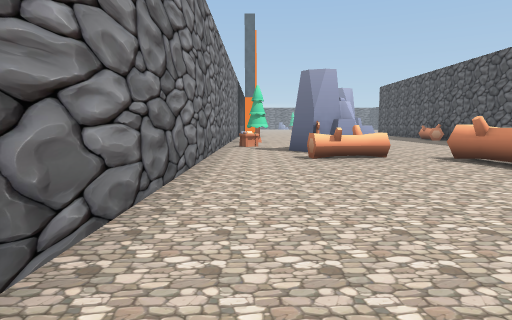
view 1 (above)

22 first-person views from a walk through a Unity game level. The camera is 1.2 m above the floor, tilts 6° down and sees 75° across. The floor is counted in squares, 2 m on a side. Each view is taken from the middle of a square. On the plan, view 1 faces up. The plan holds only what a view shows up to about 10 squares ahead; the rest is blank. The place goes on beyond the plan. The player character is not drawn. Some animated figures are not drawn.

view 2
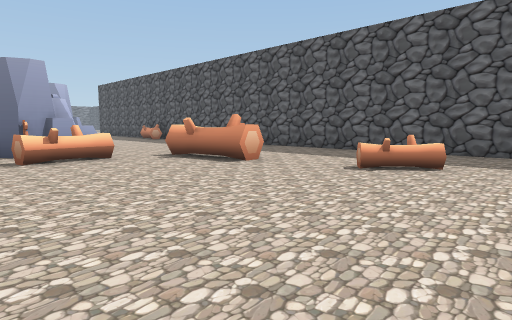

view 3
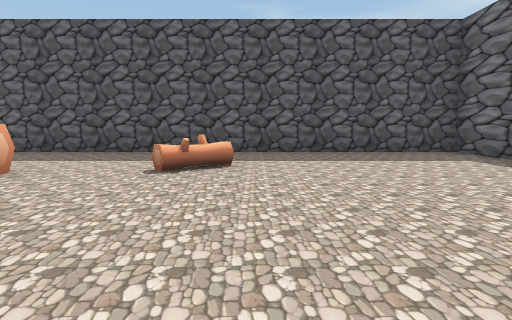

view 4
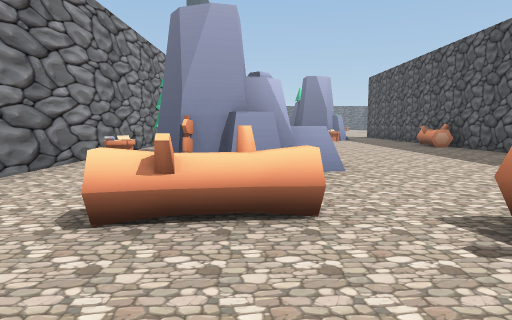

view 5
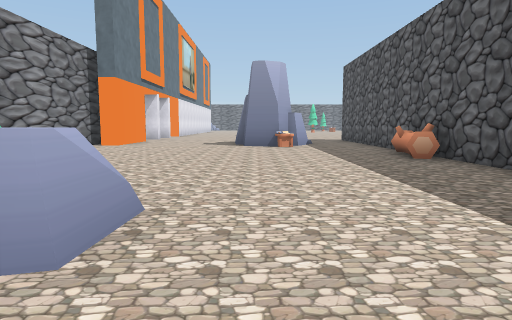

view 6
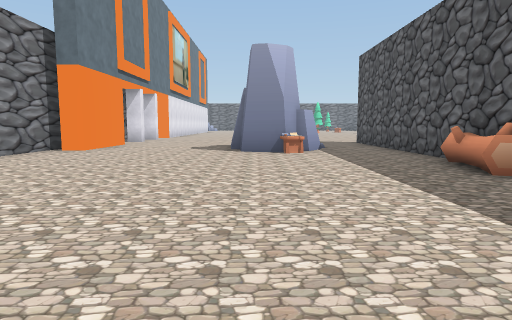

view 7
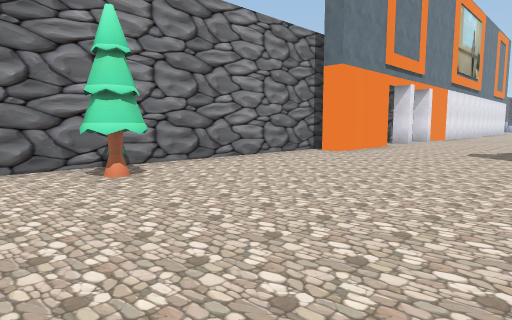

view 8
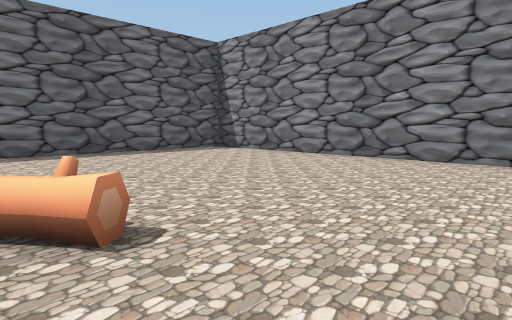

view 9
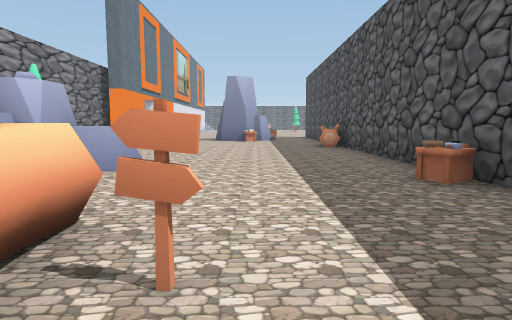

view 10
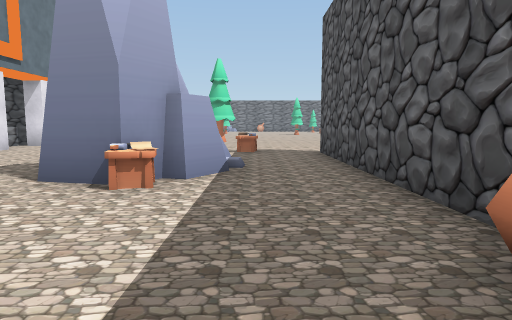

view 11
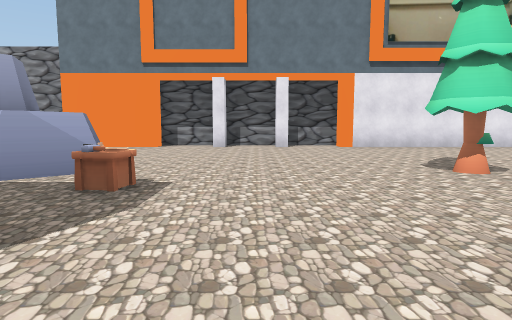

view 12
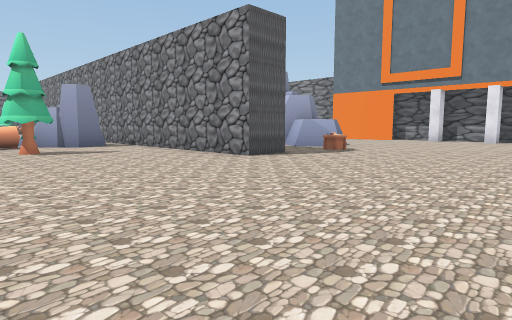

view 13
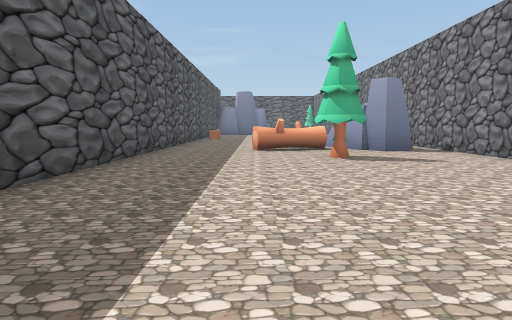

view 14
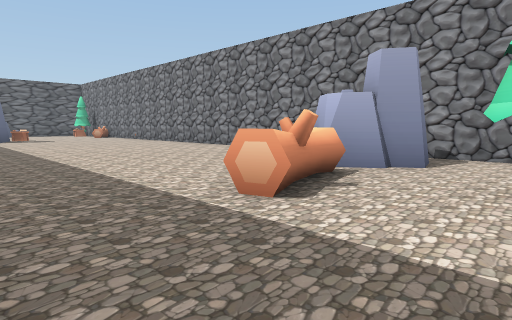

view 15
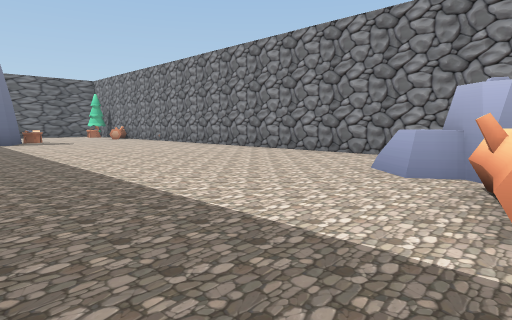

view 16
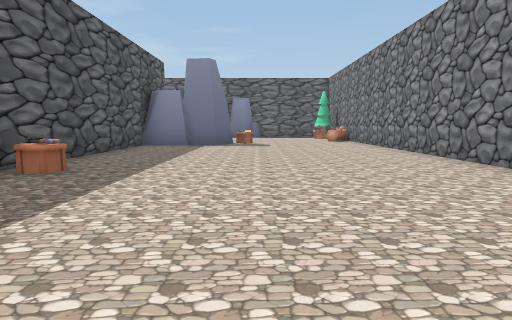

view 17
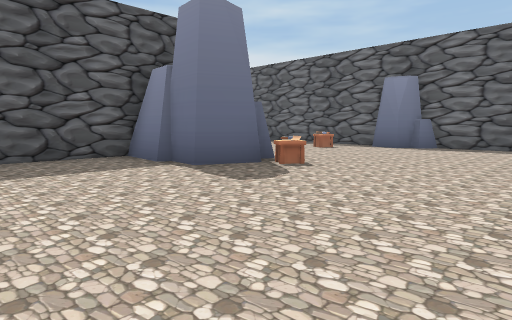

view 18
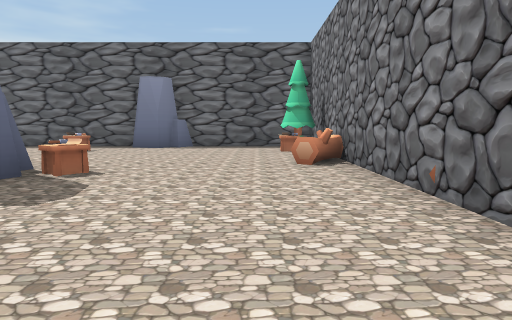

view 19
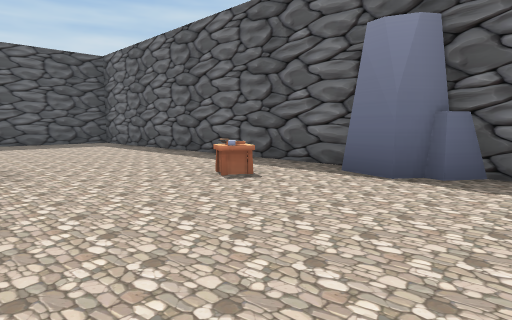

view 20
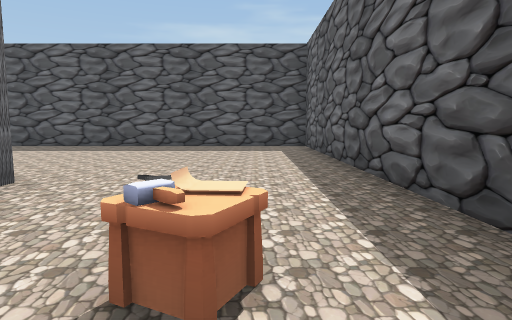

view 21
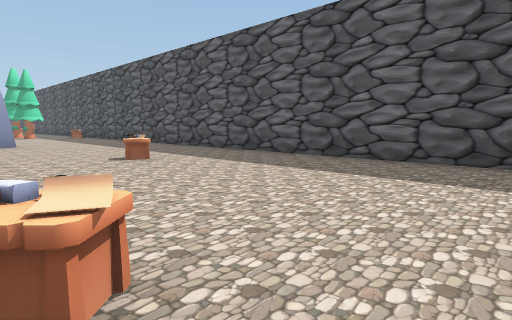

view 22
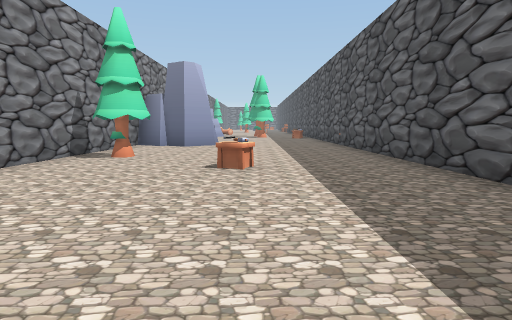

### Floor plan
Points are (right, up) in squares from view 1. A wall is a line through its corners. A room is listed if a view was taken in it or the views show most of it. See-through windows are left out.
Room 1 (views 1, 2, 3, 4, 5, 6, 7, 8, 9, 10)
walls: (4, 6) (4.1, 5.3); (4, 5.5) (4.1, 5); (3.6, 5.3) (3.4, 5.9); (3.7, 4.6) (3.6, 5.5); (4.5, 4.2) (3.7, 4.1) (3.7, 4.7); (6.9, 13.3) (7, 14); (5.6, 17.5) (5.1, 16.7) (4.9, 16.8) (4.6, 16.4) (3.7, 16.6) (3.6, 17.4); (-0.9, 17.5) (-0.9, -3.4) (4.1, -3.4); (5.7, -3.4) (7.4, -3.4) (7.4, 20.3); (4.7, 19.9) (5.3, 19.2) (5, 18.7); (0, 19.3) (0, 16.8) (-0.6, 16.8)
low walls: (2.5, 6.1) (1.9, 6); (2, 6) (1.4, 5.9); (1.6, 6) (1, 5.8) (1, 6.3); (4.5, 2.4) (4.7, 2); (7.3, 12.8) (6.8, 13) (6.9, 13.4); (4.7, 1.6) (4.4, 2); (7, 13.9) (7, 14.5); (4.9, 1.3) (4.7, 1.7); (5.4, 19.1) (5.1, 18.6); (6, 20.7) (5.9, 20.3) (5.5, 20.4)
ways out: opening at (2, 19) to room 2; opening at (7, 20) to room 2
objects: other object (0, 9); tree (0, 12); signpost (1, 7); rock (1, 7) to (3, 9); signpost (5, 5); other object (6, 16); other object (7, 7); other object (7, 8); other object (7, 20)
Room 2 (views 11, 12, 13, 14, 15, 16, 17, 18, 19, 20, 21, 22)
walls: (12.6, 14.7) (11.8, 14.4); (15.4, 12.9) (15.4, 20); (12.3, 15) (12.9, 15.3) (13.1, 14.7); (11.2, 14.8) (11.8, 14.9) (12.6, 15.1); (16.4, 12.1) (16.4, 6.5); (18.8, 12) (18, 11.4) (16.7, 12.2); (7.4, 20.3) (8.5, 20.3) (8.5, -3.4) (22.6, -3.4) (22.6, 11.5); (15.4, 3.1) (15.4, 8.6); (4.4, 19.7) (5.3, 19.2); (13.1, 2.7) (13.2, 3.1) (15.4, 2.9); (3.5, 18.5) (4.5, 18.9); (-0.6, 19.3) (0, 19.3); (-0.6, 21.2) (0, 21.2) (0, 20.8); (0, 23) (0, 22.5) (-0.6, 22.5); (-0.9, 24.5) (-0.9, 19.1); (0, 28.5) (0, 24.3) (-0.6, 24.3)
low walls: (13.1, 14.7) (12.5, 14.6); (12, 14.5) (11.6, 14.3); (17.3, 11.5) (16.4, 12.1); (13.9, 3.2) (15.4, 3.1); (5.6, 20.8) (6, 20.7); (9.1, 1.1) (9.5, 0.8)
ways out: opening at (2, 19) to room 1; opening at (7, 20) to room 1
objects: tree (5, 25); tree (9, -2); rock (10, 13) to (11, 15); tree (11, 17) to (12, 17); rock (12, -4) to (13, -3); other object (13, 2); other object (14, -2); other object (14, 9); other object (15, 9); other object (17, 2); tree (17, 8) to (18, 8); other object (20, 7); other object (21, 7)

Positions as (right, up) in squares from view 1, and headings:
1: (0, 0), facing up
2: (0, 0), facing up-right
3: (0, 1), facing right
4: (2, 4), facing up
5: (4, 7), facing up
6: (4, 9), facing up
7: (4, 10), facing up-left
8: (5, 4), facing down-left
9: (5, 4), facing up
10: (6, 13), facing up
11: (9, 22), facing left
12: (13, 25), facing down-left
13: (13, 23), facing down
14: (15, 17), facing down-left
15: (15, 15), facing down-left
16: (12, 13), facing down
17: (9, 6), facing down-right
18: (10, 6), facing down
19: (11, 1), facing down-right
20: (13, -2), facing right
21: (17, 1), facing up-right
22: (20, 2), facing up
